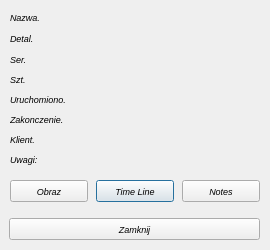
<?xml version="1.0" encoding="UTF-8"?>
<ui version="4.0">
 <class>Hover_Karty</class>
 <widget class="QDialog" name="Hover_Karty">
  <property name="geometry">
   <rect>
    <x>0</x>
    <y>0</y>
    <width>270</width>
    <height>250</height>
   </rect>
  </property>
  <property name="sizePolicy">
   <sizepolicy hsizetype="Ignored" vsizetype="Preferred">
    <horstretch>0</horstretch>
    <verstretch>0</verstretch>
   </sizepolicy>
  </property>
  <property name="font">
   <font>
    <family>MS Shell Dlg 2</family>
    <pointsize>6</pointsize>
    <italic>true</italic>
   </font>
  </property>
  <property name="windowTitle">
   <string>Hover_Karty</string>
  </property>
  <widget class="QLabel" name="label">
   <property name="geometry">
    <rect>
     <x>10</x>
     <y>29</y>
     <width>85</width>
     <height>18</height>
    </rect>
   </property>
   <property name="font">
    <font>
     <family>MS Shell Dlg 2</family>
     <pointsize>7</pointsize>
     <italic>true</italic>
     <fontweight>Medium</fontweight>
    </font>
   </property>
   <property name="text">
    <string>Detal.</string>
   </property>
  </widget>
  <widget class="QLabel" name="label_2">
   <property name="geometry">
    <rect>
     <x>572</x>
     <y>-19</y>
     <width>23</width>
     <height>17</height>
    </rect>
   </property>
   <property name="text">
    <string>Ser.</string>
   </property>
  </widget>
  <widget class="QLabel" name="label_4">
   <property name="geometry">
    <rect>
     <x>10</x>
     <y>8</y>
     <width>51</width>
     <height>18</height>
    </rect>
   </property>
   <property name="font">
    <font>
     <family>MS Shell Dlg 2</family>
     <pointsize>7</pointsize>
     <italic>true</italic>
     <fontweight>Medium</fontweight>
    </font>
   </property>
   <property name="text">
    <string>Nazwa.</string>
   </property>
  </widget>
  <widget class="QLabel" name="label_5">
   <property name="geometry">
    <rect>
     <x>10</x>
     <y>130</y>
     <width>71</width>
     <height>18</height>
    </rect>
   </property>
   <property name="font">
    <font>
     <family>MS Shell Dlg 2</family>
     <pointsize>7</pointsize>
     <italic>true</italic>
     <fontweight>Medium</fontweight>
    </font>
   </property>
   <property name="text">
    <string>Klient.</string>
   </property>
  </widget>
  <widget class="QLabel" name="label_3">
   <property name="geometry">
    <rect>
     <x>10</x>
     <y>70</y>
     <width>85</width>
     <height>18</height>
    </rect>
   </property>
   <property name="font">
    <font>
     <family>MS Shell Dlg 2</family>
     <pointsize>7</pointsize>
     <italic>true</italic>
     <fontweight>Medium</fontweight>
    </font>
   </property>
   <property name="text">
    <string>Szt.                </string>
   </property>
  </widget>
  <widget class="QLabel" name="label_6">
   <property name="geometry">
    <rect>
     <x>10</x>
     <y>90</y>
     <width>85</width>
     <height>18</height>
    </rect>
   </property>
   <property name="font">
    <font>
     <family>MS Shell Dlg 2</family>
     <pointsize>7</pointsize>
     <italic>true</italic>
     <fontweight>Medium</fontweight>
    </font>
   </property>
   <property name="text">
    <string>Uruchomiono.</string>
   </property>
  </widget>
  <widget class="QLabel" name="label_7">
   <property name="geometry">
    <rect>
     <x>10</x>
     <y>110</y>
     <width>85</width>
     <height>18</height>
    </rect>
   </property>
   <property name="font">
    <font>
     <family>MS Shell Dlg 2</family>
     <pointsize>7</pointsize>
     <italic>true</italic>
     <fontweight>Medium</fontweight>
    </font>
   </property>
   <property name="text">
    <string>Zakonczenie.</string>
   </property>
  </widget>
  <widget class="QLabel" name="label_8">
   <property name="geometry">
    <rect>
     <x>10</x>
     <y>50</y>
     <width>85</width>
     <height>18</height>
    </rect>
   </property>
   <property name="font">
    <font>
     <family>MS Shell Dlg 2</family>
     <pointsize>7</pointsize>
     <italic>true</italic>
     <fontweight>Medium</fontweight>
    </font>
   </property>
   <property name="text">
    <string>Ser.</string>
   </property>
  </widget>
  <widget class="QPushButton" name="Id_TimeLine">
   <property name="geometry">
    <rect>
     <x>96</x>
     <y>180</y>
     <width>78</width>
     <height>22</height>
    </rect>
   </property>
   <property name="font">
    <font>
     <family>MS Shell Dlg 2</family>
     <pointsize>7</pointsize>
     <italic>true</italic>
     <fontweight>Medium</fontweight>
    </font>
   </property>
   <property name="text">
    <string>Time Line</string>
   </property>
  </widget>
  <widget class="QPushButton" name="Id_NotesKarty">
   <property name="geometry">
    <rect>
     <x>182</x>
     <y>180</y>
     <width>78</width>
     <height>22</height>
    </rect>
   </property>
   <property name="font">
    <font>
     <family>MS Shell Dlg 2</family>
     <pointsize>7</pointsize>
     <italic>true</italic>
     <fontweight>Medium</fontweight>
    </font>
   </property>
   <property name="text">
    <string>Notes</string>
   </property>
  </widget>
  <widget class="QPushButton" name="Id_obraz">
   <property name="geometry">
    <rect>
     <x>10</x>
     <y>180</y>
     <width>78</width>
     <height>22</height>
    </rect>
   </property>
   <property name="font">
    <font>
     <family>MS Shell Dlg 2</family>
     <pointsize>7</pointsize>
     <italic>true</italic>
     <fontweight>Medium</fontweight>
    </font>
   </property>
   <property name="text">
    <string>Obraz</string>
   </property>
  </widget>
  <widget class="QLabel" name="text_item1">
   <property name="geometry">
    <rect>
     <x>69</x>
     <y>8</y>
     <width>181</width>
     <height>20</height>
    </rect>
   </property>
   <property name="font">
    <font>
     <family>MS Shell Dlg 2</family>
     <pointsize>6</pointsize>
     <italic>true</italic>
     <bold>true</bold>
    </font>
   </property>
   <property name="text">
    <string/>
   </property>
  </widget>
  <widget class="QLabel" name="text_item3">
   <property name="geometry">
    <rect>
     <x>103</x>
     <y>50</y>
     <width>151</width>
     <height>18</height>
    </rect>
   </property>
   <property name="font">
    <font>
     <family>MS Shell Dlg 2</family>
     <pointsize>7</pointsize>
     <italic>true</italic>
     <bold>true</bold>
    </font>
   </property>
   <property name="text">
    <string/>
   </property>
  </widget>
  <widget class="QLabel" name="text_item0">
   <property name="geometry">
    <rect>
     <x>103</x>
     <y>110</y>
     <width>151</width>
     <height>18</height>
    </rect>
   </property>
   <property name="font">
    <font>
     <family>MS Shell Dlg 2</family>
     <pointsize>7</pointsize>
     <italic>true</italic>
     <bold>true</bold>
    </font>
   </property>
   <property name="text">
    <string/>
   </property>
  </widget>
  <widget class="QLabel" name="text_item2">
   <property name="geometry">
    <rect>
     <x>103</x>
     <y>29</y>
     <width>151</width>
     <height>18</height>
    </rect>
   </property>
   <property name="font">
    <font>
     <family>MS Shell Dlg 2</family>
     <pointsize>7</pointsize>
     <italic>true</italic>
     <bold>true</bold>
    </font>
   </property>
   <property name="text">
    <string/>
   </property>
  </widget>
  <widget class="QLabel" name="text_item4">
   <property name="geometry">
    <rect>
     <x>103</x>
     <y>70</y>
     <width>151</width>
     <height>20</height>
    </rect>
   </property>
   <property name="font">
    <font>
     <family>MS Shell Dlg 2</family>
     <pointsize>7</pointsize>
     <italic>true</italic>
     <bold>true</bold>
    </font>
   </property>
   <property name="text">
    <string/>
   </property>
  </widget>
  <widget class="QLabel" name="Nowa_zmienna_Uruch">
   <property name="geometry">
    <rect>
     <x>103</x>
     <y>90</y>
     <width>151</width>
     <height>18</height>
    </rect>
   </property>
   <property name="font">
    <font>
     <family>MS Shell Dlg 2</family>
     <pointsize>7</pointsize>
     <italic>true</italic>
     <bold>true</bold>
    </font>
   </property>
   <property name="text">
    <string/>
   </property>
  </widget>
  <widget class="QLabel" name="nowa_zmiena_kienID">
   <property name="geometry">
    <rect>
     <x>103</x>
     <y>130</y>
     <width>151</width>
     <height>18</height>
    </rect>
   </property>
   <property name="font">
    <font>
     <family>MS Shell Dlg 2</family>
     <pointsize>7</pointsize>
     <italic>true</italic>
     <bold>true</bold>
    </font>
   </property>
   <property name="text">
    <string/>
   </property>
  </widget>
  <widget class="QLabel" name="label_27">
   <property name="geometry">
    <rect>
     <x>10</x>
     <y>150</y>
     <width>51</width>
     <height>18</height>
    </rect>
   </property>
   <property name="font">
    <font>
     <family>MS Shell Dlg 2</family>
     <pointsize>7</pointsize>
     <italic>true</italic>
     <fontweight>Medium</fontweight>
    </font>
   </property>
   <property name="text">
    <string>Uwagi:</string>
   </property>
  </widget>
  <widget class="QLabel" name="tylko_na_form">
   <property name="geometry">
    <rect>
     <x>66</x>
     <y>150</y>
     <width>191</width>
     <height>20</height>
    </rect>
   </property>
   <property name="font">
    <font>
     <family>MS Shell Dlg 2</family>
     <pointsize>6</pointsize>
     <italic>true</italic>
     <bold>true</bold>
    </font>
   </property>
   <property name="text">
    <string/>
   </property>
  </widget>
  <widget class="QPushButton" name="Zamyka_podglad">
   <property name="geometry">
    <rect>
     <x>9</x>
     <y>218</y>
     <width>251</width>
     <height>22</height>
    </rect>
   </property>
   <property name="font">
    <font>
     <family>MS Shell Dlg 2</family>
     <pointsize>7</pointsize>
     <italic>true</italic>
     <bold>false</bold>
    </font>
   </property>
   <property name="text">
    <string>Zamknij</string>
   </property>
  </widget>
  <zorder>nowa_zmiena_kienID</zorder>
  <zorder>label</zorder>
  <zorder>label_2</zorder>
  <zorder>label_4</zorder>
  <zorder>label_5</zorder>
  <zorder>label_3</zorder>
  <zorder>label_6</zorder>
  <zorder>label_7</zorder>
  <zorder>label_8</zorder>
  <zorder>Id_TimeLine</zorder>
  <zorder>Id_NotesKarty</zorder>
  <zorder>Id_obraz</zorder>
  <zorder>text_item1</zorder>
  <zorder>text_item3</zorder>
  <zorder>text_item0</zorder>
  <zorder>text_item2</zorder>
  <zorder>text_item4</zorder>
  <zorder>Nowa_zmienna_Uruch</zorder>
  <zorder>label_27</zorder>
  <zorder>tylko_na_form</zorder>
  <zorder>Zamyka_podglad</zorder>
 </widget>
 <resources/>
 <connections/>
</ui>
